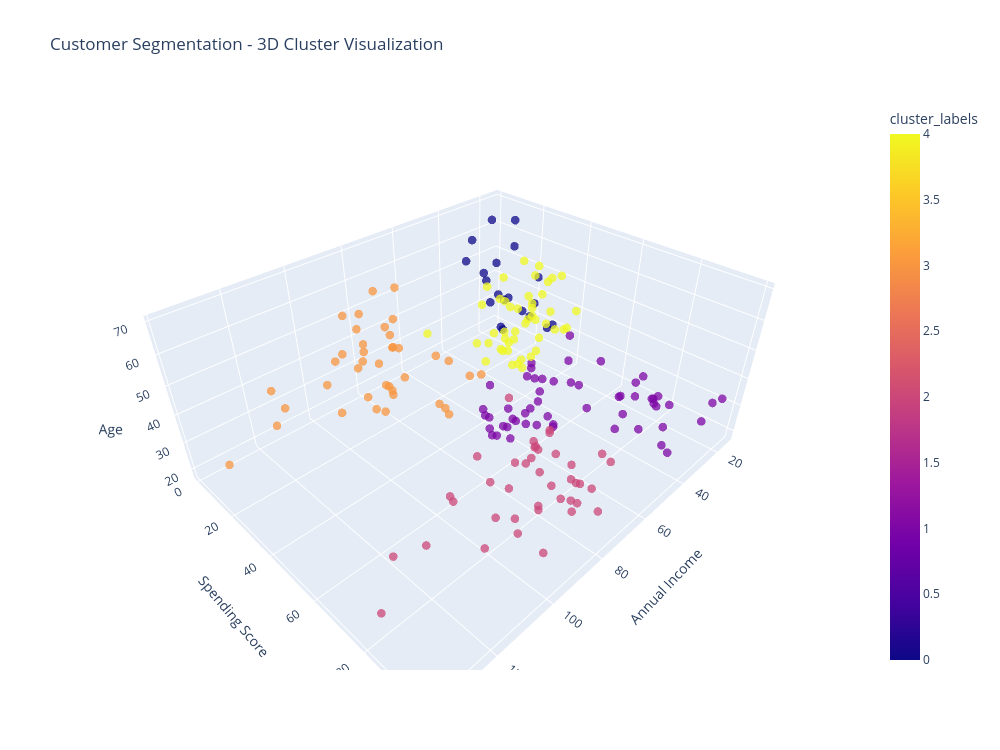

The notebook cell this image was saved under:
### Code cell
# not clear enough so use plotly

import plotly.express as px

fig = px.scatter_3d(
    df,
    x='Annual_Income',
    y='Spending_Score',
    z='Age',
    color='cluster_labels',
    hover_data=['CustomerID', 'Gender'],
    title='Customer Segmentation - 3D Cluster Visualization',
    opacity=0.75
)

fig.update_traces(marker=dict(size=5))

fig.update_layout(
    width=1000,
    height=750,
    scene=dict(
        xaxis_title='Annual Income',
        yaxis_title='Spending Score',
        zaxis_title='Age'
    )
)

fig.show()

### Figure 1 — Plotly figure (JSON) as saved in the notebook; plotly's stock layout.template omitted (floating-point values rounded to 4 significant figures; data arrays with more than 128 entries replaced by an {"elided": "..."} marker saying what was removed)
{"data": [{"customdata": {"elided": "200x2 mixed values"}, "hovertemplate": "Annual_Income=%{x}<br>Spending_Score=%{y}<br>Age=%{z}<br>CustomerID=%{customdata[0]}<br>Gender=%{customdata[1]}<br>cluster_labels=%{marker.color}<extra></extra>", "legendgroup": "", "marker": {"color": {"elided": "200 int values"}, "coloraxis": "coloraxis", "opacity": 0.75, "size": 5, "symbol": "circle"}, "mode": "markers", "name": "", "scene": "scene", "showlegend": false, "type": "scatter3d", "x": {"elided": "200 int values"}, "y": {"elided": "200 int values"}, "z": {"elided": "200 int values"}}], "layout": {"coloraxis": {"colorbar": {"title": {"text": "cluster_labels"}}, "colorscale": [[0, "#0d0887"], [0.1111, "#46039f"], [0.2222, "#7201a8"], [0.3333, "#9c179e"], [0.4444, "#bd3786"], [0.5556, "#d8576b"], [0.6667, "#ed7953"], [0.7778, "#fb9f3a"], [0.8889, "#fdca26"], [1, "#f0f921"]]}, "height": 750, "legend": {"tracegroupgap": 0}, "scene": {"domain": {"x": [0, 1], "y": [0, 1]}, "xaxis": {"title": {"text": "Annual Income"}}, "yaxis": {"title": {"text": "Spending Score"}}, "zaxis": {"title": {"text": "Age"}}}, "title": {"text": "Customer Segmentation - 3D Cluster Visualization"}, "width": 1000}}
